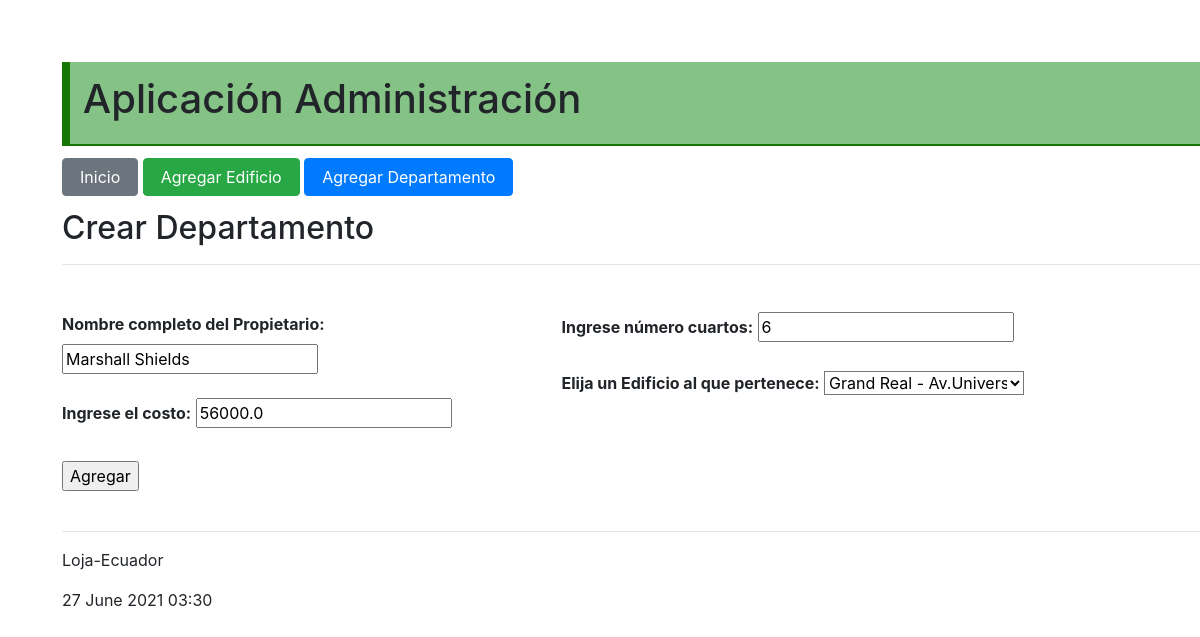
The page /editar/departamento/26 on the database its author committed.
### administrativo/models.py (models this page shows, shortened)
class Departamento(models.Model):
    nombre_propietario = models.CharField(max_length=100)
    costo = models.FloatField()
    numero_cuartos = models.IntegerField()
    edificio = models.ForeignKey(Edificio, on_delete=models.CASCADE,
            related_name="departamentos")

### administrativo/views.py (the view)
# urls.py: path('editar/departamento/<int:id>', views.editar_departamento,
def editar_departamento(request, id):
    departamento = Departamento.objects.get(pk=id)
    if request.method=='POST':
        formulario = DepartamentoForm(request.POST, instance=departamento)
        print(formulario.errors)
        if formulario.is_valid():
            formulario.save()
            return redirect(index)
    else:
        formulario = DepartamentoForm(instance=departamento)
    diccionario = {'formulario': formulario}
    return render(request, 'crearDepartamento.html', diccionario)

### administrativo/forms.py (shortened to what this page needs)
class DepartamentoForm(ModelForm):
    class Meta:
        model = Departamento
        fields = ['nombre_propietario', 'costo', 'numero_cuartos', 'edificio']
        labels = {
                'nombre_propietario': _('Ingrese nombre del propietario por favor'),
                'costo': _('Ingrese el costo por favor'),
                'numero_cuartos': _('Ingrese el numero de cuartos por favor'),
                'edificio': _('Elija un edificio'),
            }

### administrativo/models.py (called while the page is built)
    def __str__(self):
        return "%s - %s - %s - %s.\n" % (self.nombre,
                self.direccion,
                self.ciudad,
                self.tipo)

### administrativo/templates/crearDepartamento.html (shortened to what this page needs)
{% extends "master.html" %}
{% block content %}
<h2>Crear Departamento</h3>
  <hr>
  <section class=" pt-3"  >
    <form action="" method="POST">
      <div class='wrapper-dos-columnas'>
        <div class='row'>
          <div class='column'>
            <div class='izquierda-column'>
              <div class="fieldWrapper">
                <label for="{{ formulario.nombre_propietario.id_for_label }}">Nombre completo del Propietario: </label>
                {{ formulario.nombre_propietario }}
              </div>
                <br>
              <div class="fieldWrapper">
                <label for="{{ formulario.costo.id_for_label }}">Ingrese el costo: </label>
                {{ formulario.costo }}
              </div>
            </div>
          </div>
          <div class='column'>
            <div class='derecha-column'>
              <div class="fieldWrapper">
                <label for="{{ formulario.numero_cuartos.id_for_label }}">Ingrese número cuartos: </label>
                {{ formulario.numero_cuartos }}
              </div>
              <div class="fieldWrapperEdificio">
                <br>
                <label for="{{ formulario.edificio.id_for_label }}">Elija un Edificio al que pertenece: </label>
                {{ formulario.edificio }}
              </div>
            </div>
          </div>
        </div>
      </div>
      <br>
      <div><input type='submit' value='Agregar'/></div>
      <br>
      <hr>
    </form>
  </section>
{% endblock %}

### administrativo/static/css/estilos.css (style rules this page uses)
body { background: #FEFEFD; padding: 30px; }
section { width: 100%; }
.wrapper-dos-columnas { margin: 15px; }
.row { display: flex; flex-direction: row; flex-wrap: wrap; width: 90%; }
.column { display: flex; flex-direction: column; flex-basis: 100%; flex: 1; }
.izquierda-column { background-color: #FFF; height: 110px; }
.derecha-column { background-color: #FFF; height: 110px; }
.fieldWrapperEdificio select { width: 40%; background-color: #FFF; }
.row label { font-weight: 700; }

### rows shown on the page
Departamento: nombre_propietario "Marshall Shields", costo "56000.0", numero_cuartos "6", edificio "Grand Real - Av.Universitaria y calle Miguel Riofrio - Guayas - comercial."
